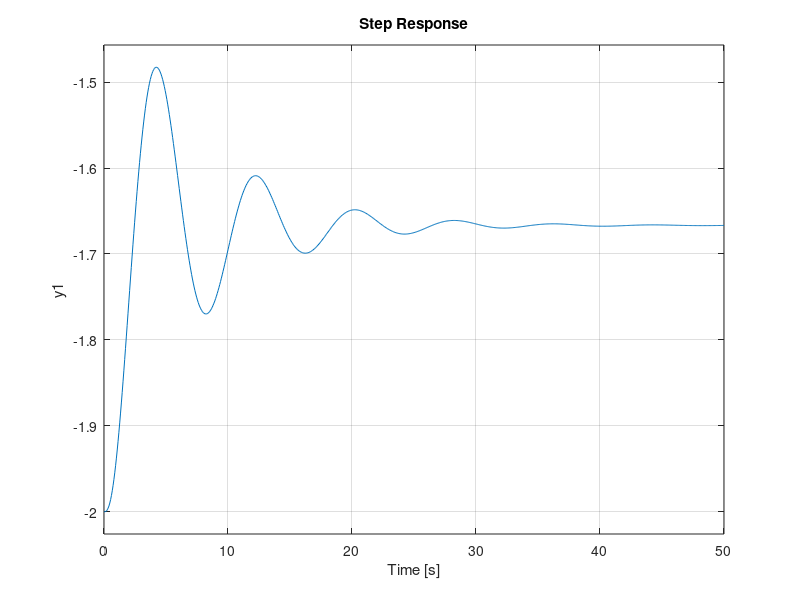

Source code (MATLAB): (Note: this script raises an error after producing the figure.)
% Se inicia una figura
figure

% a)
    % Se definen las matrices A, B, C, D para el sistema
    A = [0, 1, 0;0, 0, 1;-3, -2, -5];
    B = [0;0;1];
    C = [1, 0, 0];
    D = [-2];

    % Se crea el sistema G a partir de las matrices A, B, C, D
    G = ss(A, B, C, D);


% b)
    % Se obtienen los polos y los ceros del sistema
    p = pole(G);
    z = zero(G);

    % Se muestran polos y ceros en consola
    'Los polos son:'
    p
    'Los ceros son:'
    z
    
    % Se muestran polos y ceros en grafica
    subplot(2,2,1)
    pzmap(G)

% c)
    % Se dan valores iniciales al sistema
    x_t0 = [0;-1;1];
    subplot(2,2,2)
    plot(initial(G, x_t0))
    xlim([0,10])

% d)
    subplot(2,2,3)
    impulse(G)

% e)
    subplot(2,2,4)
    step(G)
    
% f)
    ts = 0.005;
    t = [0:ts:10];
    Phi = expm(A * t)
    S_10 = Phi*x_t0
    lsim(G,[0, 0],10)
    

% g)
    % Se obtiene G como funcion de transferencia H
    H = tf(ss);

% Se obtiene el sistema normalizado(ganancia=1)
G_n = zpk(z, p, 1);
